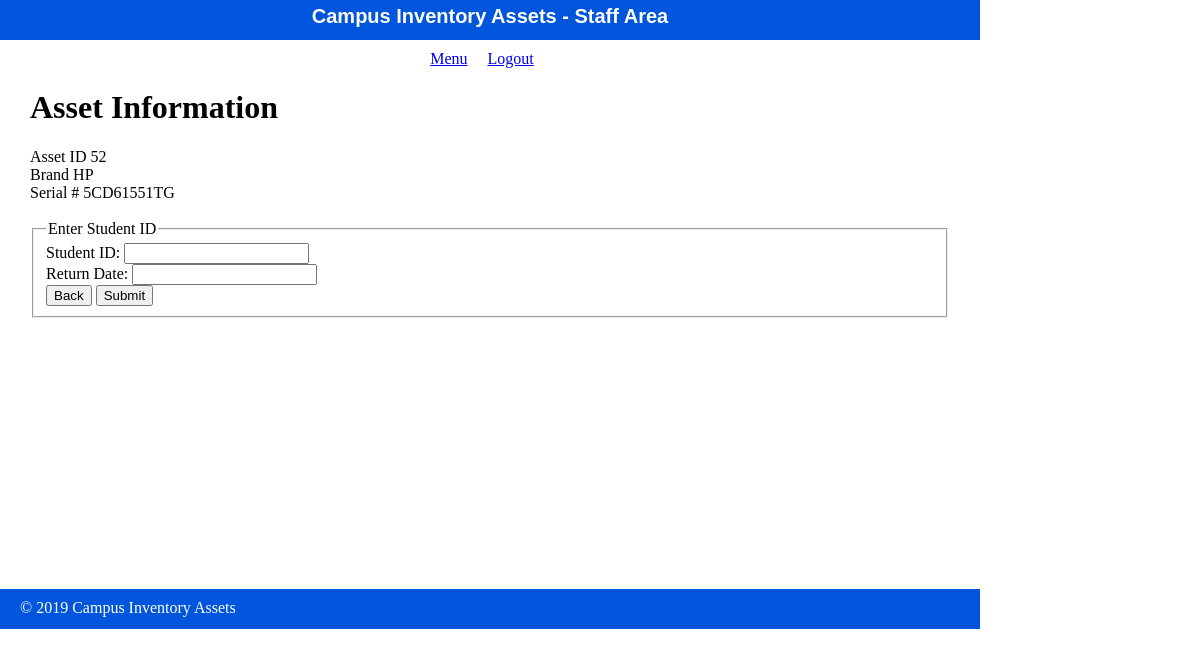
Page /facility/assignStudentDevice.php?id=52 on the committed database.
### tables this page shows
CREATE TABLE asset(
   asset_id int(4)  PRIMARY KEY,
   serialNumber varchar(15),
   brand varchar(20),
   model varchar(20),
   purchase_num int(10),
   EOL_date date,
   asset_create_date date,
   asset_update_date date
);

### private/functions.php (called while the page is built, shortened)
<?php
$db = db_connect();
function url_for($script_path) {
  return WWW_ROOT . $script_path;
}
function query($sql){
  global $db;
  $result = mysqli_query($db, $sql);
  return $result;
}
?>

### public/facility/assignStudentDevice.php (the view, shortened to what this page needs)
<?php
include(SHARED_PATH . '/facility_header.php');
$refreshTime = 1;
?>
<div id="content">
    <div id="main-menu">
<?php
if(isset($_POST['student_id']) && isset($_POST['return_date'])){
    $student_id = $_POST['student_id'];
    $return_date = $_POST['return_date'];
    $asset_id = $_POST['asset_id'];
    if(!checkStudentID($student_id)){
?>
        <h1>Invalid Student ID</h1>
        <button onclick="window.history.go(-1); return false;">Back</button>
<?php
    }else{
        $sql = "insert into deployment (student_id, asset_id, deploy_date, return_date)";
        $sql .= "values('$student_id', '$asset_id', '".date("Y-m-d")."', '$return_date')";
        if(query($sql)){
            echo "<h1>Device has been deployed</h1>";
            echo "<p>Returning to facility home page</p>";
            header('Refresh: '.$refreshTime.'; URL = index.php');
        }else{
            echo "<h1>Error deploying device</h1>";
        }
    }
}else if(!isset($_GET['id'])){
    echo "<h1>Error no device selected</h1>";
    echo "<h3>Returning to staff menu</h3>";
    header('Refresh: '.$refreshTime.'; URL = index.php');
}else{
    $sql = "select asset_id, serialNumber, brand from asset";
    $set = query($sql);
	$i = mysqli_fetch_assoc($set);
    echo "<h1>Asset Information</h1>";
    echo "Asset ID ".$i['asset_id']."<br/>";
    echo "Brand ".$i['brand']."<br/>";
    echo "Serial # ".$i['serialNumber']."<br/>";
?>
    <br/>
    <form action="<?php echo url_for('/facility/assignStudentDevice.php'); ?>" method="post">
        <fieldset>
            <legend>Enter Student ID</legend>
            Student ID: <input type="text" name="student_id"><br/>
            Return Date: <input type="text" name="return_date"><br/>
            <button onclick="window.history.go(-1); return false;">Back</button>
            <input type="submit" value="Submit">
        </fieldset>
    </form>
<?php
}
?>
	</div>
</div>
<?php
include(SHARED_PATH . '/facility_footer.php');
?>

### public/stylesheets/staff.css (style rules this page uses)
html { height: 100%; width: 100%; }
body { height: 980px; width: 100%; margin: 0; padding: 0; }
#content { width: 920px; min-height: 500px; padding: 0 30px; }

### rows in the picture
asset: asset_id "52", brand "HP", serialNumber "5CD61551TG"
